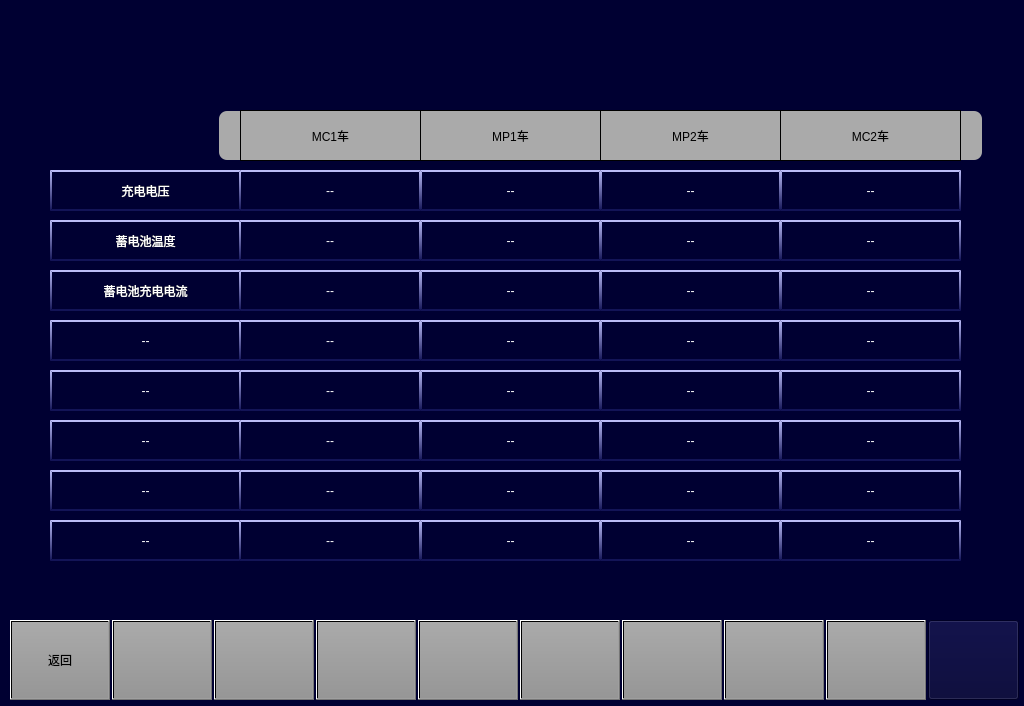
<?xml version="1.0" encoding="UTF-8"?>
<ui version="4.0">
 <class>MaintainceBatterySubsystemPage</class>
 <widget class="QWidget" name="MaintainceBatterySubsystemPage">
  <property name="geometry">
   <rect>
    <x>0</x>
    <y>0</y>
    <width>1024</width>
    <height>706</height>
   </rect>
  </property>
  <property name="windowTitle">
   <string>Form</string>
  </property>
  <property name="styleSheet">
   <string notr="true">background-color: rgb(0, 0, 50);</string>
  </property>
  <widget class="QLabel" name="line3_2">
   <property name="geometry">
    <rect>
     <x>420</x>
     <y>270</y>
     <width>181</width>
     <height>41</height>
    </rect>
   </property>
   <property name="styleSheet">
    <string notr="true">border-top:2px solid rgb(187,188,247);
background-color: rgb(0, 0, 50);
border-left: 2px solid qlineargradient(x1:0, y1:0, x2:0, y2:1,stop:0 rgb(187,188,247) , stop:1 rgb(19,20,87));
border-right: 2px solid qlineargradient(x1:0, y1:0, x2:0, y2:1,stop:0 rgb(187,188,247) , stop:1 rgb(19,20,87));
border-bottom:2px solid  rgb(19,20,87);
font:16px &quot;微软雅黑&quot; ;
color: rgb(255, 255, 255);</string>
   </property>
   <property name="text">
    <string>--</string>
   </property>
   <property name="alignment">
    <set>Qt::AlignCenter</set>
   </property>
  </widget>
  <widget class="QLabel" name="label">
   <property name="geometry">
    <rect>
     <x>219</x>
     <y>111</y>
     <width>21</width>
     <height>49</height>
    </rect>
   </property>
   <property name="styleSheet">
    <string notr="true">background-color:rgb(170,170,170);
border-top-left-radius:8px;
border-bottom-left-radius:8px;</string>
   </property>
   <property name="text">
    <string/>
   </property>
  </widget>
  <widget class="QLabel" name="line5_2">
   <property name="geometry">
    <rect>
     <x>420</x>
     <y>370</y>
     <width>181</width>
     <height>41</height>
    </rect>
   </property>
   <property name="styleSheet">
    <string notr="true">border-top:2px solid rgb(187,188,247);
background-color: rgb(0, 0, 50);
border-left: 2px solid qlineargradient(x1:0, y1:0, x2:0, y2:1,stop:0 rgb(187,188,247) , stop:1 rgb(19,20,87));
border-right: 2px solid qlineargradient(x1:0, y1:0, x2:0, y2:1,stop:0 rgb(187,188,247) , stop:1 rgb(19,20,87));
border-bottom:2px solid  rgb(19,20,87);
font:16px &quot;微软雅黑&quot; ;
color: rgb(255, 255, 255);</string>
   </property>
   <property name="text">
    <string>--</string>
   </property>
   <property name="alignment">
    <set>Qt::AlignCenter</set>
   </property>
  </widget>
  <widget class="QLabel" name="line6_3">
   <property name="geometry">
    <rect>
     <x>600</x>
     <y>420</y>
     <width>181</width>
     <height>41</height>
    </rect>
   </property>
   <property name="styleSheet">
    <string notr="true">border-top:2px solid rgb(187,188,247);
background-color: rgb(0, 0, 50);
border-left: 2px solid qlineargradient(x1:0, y1:0, x2:0, y2:1,stop:0 rgb(187,188,247) , stop:1 rgb(19,20,87));
border-right: 2px solid qlineargradient(x1:0, y1:0, x2:0, y2:1,stop:0 rgb(187,188,247) , stop:1 rgb(19,20,87));
border-bottom:2px solid  rgb(19,20,87);
font:16px &quot;微软雅黑&quot; ;
color: rgb(255, 255, 255);</string>
   </property>
   <property name="text">
    <string>--</string>
   </property>
   <property name="alignment">
    <set>Qt::AlignCenter</set>
   </property>
  </widget>
  <widget class="QPushButton" name="BTNHome">
   <property name="geometry">
    <rect>
     <x>928</x>
     <y>620</y>
     <width>91</width>
     <height>80</height>
    </rect>
   </property>
   <property name="focusPolicy">
    <enum>Qt::NoFocus</enum>
   </property>
   <property name="styleSheet">
    <string notr="true">border-image: url(:/images/image/Home.png);</string>
   </property>
   <property name="text">
    <string/>
   </property>
  </widget>
  <widget class="QLabel" name="line6_2">
   <property name="geometry">
    <rect>
     <x>420</x>
     <y>420</y>
     <width>181</width>
     <height>41</height>
    </rect>
   </property>
   <property name="styleSheet">
    <string notr="true">border-top:2px solid rgb(187,188,247);
background-color: rgb(0, 0, 50);
border-left: 2px solid qlineargradient(x1:0, y1:0, x2:0, y2:1,stop:0 rgb(187,188,247) , stop:1 rgb(19,20,87));
border-right: 2px solid qlineargradient(x1:0, y1:0, x2:0, y2:1,stop:0 rgb(187,188,247) , stop:1 rgb(19,20,87));
border-bottom:2px solid  rgb(19,20,87);
font:16px &quot;微软雅黑&quot; ;
color: rgb(255, 255, 255);</string>
   </property>
   <property name="text">
    <string>--</string>
   </property>
   <property name="alignment">
    <set>Qt::AlignCenter</set>
   </property>
  </widget>
  <widget class="QLabel" name="line3_3">
   <property name="geometry">
    <rect>
     <x>600</x>
     <y>270</y>
     <width>181</width>
     <height>41</height>
    </rect>
   </property>
   <property name="styleSheet">
    <string notr="true">border-top:2px solid rgb(187,188,247);
background-color: rgb(0, 0, 50);
border-left: 2px solid qlineargradient(x1:0, y1:0, x2:0, y2:1,stop:0 rgb(187,188,247) , stop:1 rgb(19,20,87));
border-right: 2px solid qlineargradient(x1:0, y1:0, x2:0, y2:1,stop:0 rgb(187,188,247) , stop:1 rgb(19,20,87));
border-bottom:2px solid  rgb(19,20,87);
font:16px &quot;微软雅黑&quot; ;
color: rgb(255, 255, 255);</string>
   </property>
   <property name="text">
    <string>--</string>
   </property>
   <property name="alignment">
    <set>Qt::AlignCenter</set>
   </property>
  </widget>
  <widget class="QLabel" name="line5_3">
   <property name="geometry">
    <rect>
     <x>600</x>
     <y>370</y>
     <width>181</width>
     <height>41</height>
    </rect>
   </property>
   <property name="styleSheet">
    <string notr="true">border-top:2px solid rgb(187,188,247);
background-color: rgb(0, 0, 50);
border-left: 2px solid qlineargradient(x1:0, y1:0, x2:0, y2:1,stop:0 rgb(187,188,247) , stop:1 rgb(19,20,87));
border-right: 2px solid qlineargradient(x1:0, y1:0, x2:0, y2:1,stop:0 rgb(187,188,247) , stop:1 rgb(19,20,87));
border-bottom:2px solid  rgb(19,20,87);
font:16px &quot;微软雅黑&quot; ;
color: rgb(255, 255, 255);</string>
   </property>
   <property name="text">
    <string>--</string>
   </property>
   <property name="alignment">
    <set>Qt::AlignCenter</set>
   </property>
  </widget>
  <widget class="QLabel" name="LBLTC1">
   <property name="geometry">
    <rect>
     <x>240</x>
     <y>110</y>
     <width>181</width>
     <height>51</height>
    </rect>
   </property>
   <property name="styleSheet">
    <string notr="true">background-color:rgb(170,170,170);
border:1px solid black;
font:20px &quot;微软雅黑&quot;;</string>
   </property>
   <property name="text">
    <string>MC1车</string>
   </property>
   <property name="alignment">
    <set>Qt::AlignCenter</set>
   </property>
  </widget>
  <widget class="QLabel" name="line1_3">
   <property name="geometry">
    <rect>
     <x>600</x>
     <y>170</y>
     <width>181</width>
     <height>41</height>
    </rect>
   </property>
   <property name="styleSheet">
    <string notr="true">border-top:2px solid rgb(187,188,247);
background-color: rgb(0, 0, 50);
border-left: 2px solid qlineargradient(x1:0, y1:0, x2:0, y2:1,stop:0 rgb(187,188,247) , stop:1 rgb(19,20,87));
border-right: 2px solid qlineargradient(x1:0, y1:0, x2:0, y2:1,stop:0 rgb(187,188,247) , stop:1 rgb(19,20,87));
border-bottom:2px solid  rgb(19,20,87);
font:16px &quot;微软雅黑&quot; ;
color: rgb(255, 255, 255);</string>
   </property>
   <property name="text">
    <string>--</string>
   </property>
   <property name="alignment">
    <set>Qt::AlignCenter</set>
   </property>
  </widget>
  <widget class="QLabel" name="line7_2">
   <property name="geometry">
    <rect>
     <x>420</x>
     <y>470</y>
     <width>181</width>
     <height>41</height>
    </rect>
   </property>
   <property name="styleSheet">
    <string notr="true">border-top:2px solid rgb(187,188,247);
background-color: rgb(0, 0, 50);
border-left: 2px solid qlineargradient(x1:0, y1:0, x2:0, y2:1,stop:0 rgb(187,188,247) , stop:1 rgb(19,20,87));
border-right: 2px solid qlineargradient(x1:0, y1:0, x2:0, y2:1,stop:0 rgb(187,188,247) , stop:1 rgb(19,20,87));
border-bottom:2px solid  rgb(19,20,87);
font:16px &quot;微软雅黑&quot; ;
color: rgb(255, 255, 255);</string>
   </property>
   <property name="text">
    <string>--</string>
   </property>
   <property name="alignment">
    <set>Qt::AlignCenter</set>
   </property>
  </widget>
  <widget class="QLabel" name="line2_name">
   <property name="geometry">
    <rect>
     <x>50</x>
     <y>220</y>
     <width>191</width>
     <height>41</height>
    </rect>
   </property>
   <property name="styleSheet">
    <string notr="true">border-top:2px solid rgb(187,188,247);
background-color: rgb(0, 0, 50);
border-left: 2px solid qlineargradient(x1:0, y1:0, x2:0, y2:1,stop:0 rgb(187,188,247) , stop:1 rgb(19,20,87));
border-right: 2px solid qlineargradient(x1:0, y1:0, x2:0, y2:1,stop:0 rgb(187,188,247) , stop:1 rgb(19,20,87));
border-bottom:2px solid  rgb(19,20,87);
font:16px &quot;微软雅黑&quot; ;
color: rgb(255, 255, 255);</string>
   </property>
   <property name="text">
    <string>蓄电池温度</string>
   </property>
   <property name="alignment">
    <set>Qt::AlignCenter</set>
   </property>
  </widget>
  <widget class="QLabel" name="line8_name">
   <property name="geometry">
    <rect>
     <x>50</x>
     <y>520</y>
     <width>191</width>
     <height>41</height>
    </rect>
   </property>
   <property name="styleSheet">
    <string notr="true">border-top:2px solid rgb(187,188,247);
background-color: rgb(0, 0, 50);
border-left: 2px solid qlineargradient(x1:0, y1:0, x2:0, y2:1,stop:0 rgb(187,188,247) , stop:1 rgb(19,20,87));
border-right: 2px solid qlineargradient(x1:0, y1:0, x2:0, y2:1,stop:0 rgb(187,188,247) , stop:1 rgb(19,20,87));
border-bottom:2px solid  rgb(19,20,87);
font:16px &quot;微软雅黑&quot; ;
color: rgb(255, 255, 255);</string>
   </property>
   <property name="text">
    <string>--</string>
   </property>
   <property name="alignment">
    <set>Qt::AlignCenter</set>
   </property>
  </widget>
  <widget class="QLabel" name="line2_4">
   <property name="geometry">
    <rect>
     <x>780</x>
     <y>220</y>
     <width>181</width>
     <height>41</height>
    </rect>
   </property>
   <property name="styleSheet">
    <string notr="true">border-top:2px solid rgb(187,188,247);
background-color: rgb(0, 0, 50);
border-left: 2px solid qlineargradient(x1:0, y1:0, x2:0, y2:1,stop:0 rgb(187,188,247) , stop:1 rgb(19,20,87));
border-right: 2px solid qlineargradient(x1:0, y1:0, x2:0, y2:1,stop:0 rgb(187,188,247) , stop:1 rgb(19,20,87));
border-bottom:2px solid  rgb(19,20,87);
font:16px &quot;微软雅黑&quot; ;
color: rgb(255, 255, 255);</string>
   </property>
   <property name="text">
    <string>--</string>
   </property>
   <property name="alignment">
    <set>Qt::AlignCenter</set>
   </property>
  </widget>
  <widget class="QLabel" name="line1_4">
   <property name="geometry">
    <rect>
     <x>780</x>
     <y>170</y>
     <width>181</width>
     <height>41</height>
    </rect>
   </property>
   <property name="styleSheet">
    <string notr="true">border-top:2px solid rgb(187,188,247);
background-color: rgb(0, 0, 50);
border-left: 2px solid qlineargradient(x1:0, y1:0, x2:0, y2:1,stop:0 rgb(187,188,247) , stop:1 rgb(19,20,87));
border-right: 2px solid qlineargradient(x1:0, y1:0, x2:0, y2:1,stop:0 rgb(187,188,247) , stop:1 rgb(19,20,87));
border-bottom:2px solid  rgb(19,20,87);
font:16px &quot;微软雅黑&quot; ;
color: rgb(255, 255, 255);</string>
   </property>
   <property name="text">
    <string>--</string>
   </property>
   <property name="alignment">
    <set>Qt::AlignCenter</set>
   </property>
  </widget>
  <widget class="QLabel" name="line7_1">
   <property name="geometry">
    <rect>
     <x>239</x>
     <y>470</y>
     <width>182</width>
     <height>41</height>
    </rect>
   </property>
   <property name="styleSheet">
    <string notr="true">border-top:2px solid rgb(187,188,247);
background-color: rgb(0, 0, 50);
border-left: 2px solid qlineargradient(x1:0, y1:0, x2:0, y2:1,stop:0 rgb(187,188,247) , stop:1 rgb(19,20,87));
border-right: 2px solid qlineargradient(x1:0, y1:0, x2:0, y2:1,stop:0 rgb(187,188,247) , stop:1 rgb(19,20,87));
border-bottom:2px solid  rgb(19,20,87);
font:16px &quot;微软雅黑&quot; ;
color: rgb(255, 255, 255);</string>
   </property>
   <property name="text">
    <string>--</string>
   </property>
   <property name="alignment">
    <set>Qt::AlignCenter</set>
   </property>
  </widget>
  <widget class="QLabel" name="line3_1">
   <property name="geometry">
    <rect>
     <x>239</x>
     <y>270</y>
     <width>182</width>
     <height>41</height>
    </rect>
   </property>
   <property name="styleSheet">
    <string notr="true">border-top:2px solid rgb(187,188,247);
background-color: rgb(0, 0, 50);
border-left: 2px solid qlineargradient(x1:0, y1:0, x2:0, y2:1,stop:0 rgb(187,188,247) , stop:1 rgb(19,20,87));
border-right: 2px solid qlineargradient(x1:0, y1:0, x2:0, y2:1,stop:0 rgb(187,188,247) , stop:1 rgb(19,20,87));
border-bottom:2px solid  rgb(19,20,87);
font:16px &quot;微软雅黑&quot; ;
color: rgb(255, 255, 255);</string>
   </property>
   <property name="text">
    <string>--</string>
   </property>
   <property name="alignment">
    <set>Qt::AlignCenter</set>
   </property>
  </widget>
  <widget class="QLabel" name="line6_1">
   <property name="geometry">
    <rect>
     <x>239</x>
     <y>420</y>
     <width>182</width>
     <height>41</height>
    </rect>
   </property>
   <property name="styleSheet">
    <string notr="true">border-top:2px solid rgb(187,188,247);
background-color: rgb(0, 0, 50);
border-left: 2px solid qlineargradient(x1:0, y1:0, x2:0, y2:1,stop:0 rgb(187,188,247) , stop:1 rgb(19,20,87));
border-right: 2px solid qlineargradient(x1:0, y1:0, x2:0, y2:1,stop:0 rgb(187,188,247) , stop:1 rgb(19,20,87));
border-bottom:2px solid  rgb(19,20,87);
font:16px &quot;微软雅黑&quot; ;
color: rgb(255, 255, 255);</string>
   </property>
   <property name="text">
    <string>--</string>
   </property>
   <property name="alignment">
    <set>Qt::AlignCenter</set>
   </property>
  </widget>
  <widget class="QLabel" name="line7_3">
   <property name="geometry">
    <rect>
     <x>600</x>
     <y>470</y>
     <width>181</width>
     <height>41</height>
    </rect>
   </property>
   <property name="styleSheet">
    <string notr="true">border-top:2px solid rgb(187,188,247);
background-color: rgb(0, 0, 50);
border-left: 2px solid qlineargradient(x1:0, y1:0, x2:0, y2:1,stop:0 rgb(187,188,247) , stop:1 rgb(19,20,87));
border-right: 2px solid qlineargradient(x1:0, y1:0, x2:0, y2:1,stop:0 rgb(187,188,247) , stop:1 rgb(19,20,87));
border-bottom:2px solid  rgb(19,20,87);
font:16px &quot;微软雅黑&quot; ;
color: rgb(255, 255, 255);</string>
   </property>
   <property name="text">
    <string>--</string>
   </property>
   <property name="alignment">
    <set>Qt::AlignCenter</set>
   </property>
  </widget>
  <widget class="QLabel" name="line8_3">
   <property name="geometry">
    <rect>
     <x>600</x>
     <y>520</y>
     <width>181</width>
     <height>41</height>
    </rect>
   </property>
   <property name="styleSheet">
    <string notr="true">border-top:2px solid rgb(187,188,247);
background-color: rgb(0, 0, 50);
border-left: 2px solid qlineargradient(x1:0, y1:0, x2:0, y2:1,stop:0 rgb(187,188,247) , stop:1 rgb(19,20,87));
border-right: 2px solid qlineargradient(x1:0, y1:0, x2:0, y2:1,stop:0 rgb(187,188,247) , stop:1 rgb(19,20,87));
border-bottom:2px solid  rgb(19,20,87);
font:16px &quot;微软雅黑&quot; ;
color: rgb(255, 255, 255);</string>
   </property>
   <property name="text">
    <string>--</string>
   </property>
   <property name="alignment">
    <set>Qt::AlignCenter</set>
   </property>
  </widget>
  <widget class="QPushButton" name="BTN4">
   <property name="geometry">
    <rect>
     <x>316</x>
     <y>620</y>
     <width>100</width>
     <height>80</height>
    </rect>
   </property>
   <property name="focusPolicy">
    <enum>Qt::NoFocus</enum>
   </property>
   <property name="styleSheet">
    <string notr="true">	font: 20px, &quot;微软雅黑&quot;;
    color: black;
	transparent;background:qlineargradient(spread:pad,x1:0,y1:0,x2:0,y2:1,stop:0 rgba(170,170,170,255),stop:1 rgba(150,150,150,255));
</string>
   </property>
   <property name="text">
    <string/>
   </property>
  </widget>
  <widget class="QLabel" name="line5_1">
   <property name="geometry">
    <rect>
     <x>239</x>
     <y>370</y>
     <width>182</width>
     <height>41</height>
    </rect>
   </property>
   <property name="styleSheet">
    <string notr="true">border-top:2px solid rgb(187,188,247);
background-color: rgb(0, 0, 50);
border-left: 2px solid qlineargradient(x1:0, y1:0, x2:0, y2:1,stop:0 rgb(187,188,247) , stop:1 rgb(19,20,87));
border-right: 2px solid qlineargradient(x1:0, y1:0, x2:0, y2:1,stop:0 rgb(187,188,247) , stop:1 rgb(19,20,87));
border-bottom:2px solid  rgb(19,20,87);
font:16px &quot;微软雅黑&quot; ;
color: rgb(255, 255, 255);</string>
   </property>
   <property name="text">
    <string>--</string>
   </property>
   <property name="alignment">
    <set>Qt::AlignCenter</set>
   </property>
  </widget>
  <widget class="QLabel" name="line8_1">
   <property name="geometry">
    <rect>
     <x>239</x>
     <y>520</y>
     <width>182</width>
     <height>41</height>
    </rect>
   </property>
   <property name="styleSheet">
    <string notr="true">border-top:2px solid rgb(187,188,247);
background-color: rgb(0, 0, 50);
border-left: 2px solid qlineargradient(x1:0, y1:0, x2:0, y2:1,stop:0 rgb(187,188,247) , stop:1 rgb(19,20,87));
border-right: 2px solid qlineargradient(x1:0, y1:0, x2:0, y2:1,stop:0 rgb(187,188,247) , stop:1 rgb(19,20,87));
border-bottom:2px solid  rgb(19,20,87);
font:16px &quot;微软雅黑&quot; ;
color: rgb(255, 255, 255);</string>
   </property>
   <property name="text">
    <string>--</string>
   </property>
   <property name="alignment">
    <set>Qt::AlignCenter</set>
   </property>
  </widget>
  <widget class="QLabel" name="line4_3">
   <property name="geometry">
    <rect>
     <x>600</x>
     <y>320</y>
     <width>181</width>
     <height>41</height>
    </rect>
   </property>
   <property name="styleSheet">
    <string notr="true">border-top:2px solid rgb(187,188,247);
background-color: rgb(0, 0, 50);
border-left: 2px solid qlineargradient(x1:0, y1:0, x2:0, y2:1,stop:0 rgb(187,188,247) , stop:1 rgb(19,20,87));
border-right: 2px solid qlineargradient(x1:0, y1:0, x2:0, y2:1,stop:0 rgb(187,188,247) , stop:1 rgb(19,20,87));
border-bottom:2px solid  rgb(19,20,87);
font:16px &quot;微软雅黑&quot; ;
color: rgb(255, 255, 255);</string>
   </property>
   <property name="text">
    <string>--</string>
   </property>
   <property name="alignment">
    <set>Qt::AlignCenter</set>
   </property>
  </widget>
  <widget class="QLabel" name="line2_2">
   <property name="geometry">
    <rect>
     <x>420</x>
     <y>220</y>
     <width>181</width>
     <height>41</height>
    </rect>
   </property>
   <property name="styleSheet">
    <string notr="true">border-top:2px solid rgb(187,188,247);
background-color: rgb(0, 0, 50);
border-left: 2px solid qlineargradient(x1:0, y1:0, x2:0, y2:1,stop:0 rgb(187,188,247) , stop:1 rgb(19,20,87));
border-right: 2px solid qlineargradient(x1:0, y1:0, x2:0, y2:1,stop:0 rgb(187,188,247) , stop:1 rgb(19,20,87));
border-bottom:2px solid  rgb(19,20,87);
font:16px &quot;微软雅黑&quot; ;
color: rgb(255, 255, 255);</string>
   </property>
   <property name="text">
    <string>--</string>
   </property>
   <property name="alignment">
    <set>Qt::AlignCenter</set>
   </property>
  </widget>
  <widget class="QLabel" name="line1_1">
   <property name="geometry">
    <rect>
     <x>239</x>
     <y>170</y>
     <width>182</width>
     <height>41</height>
    </rect>
   </property>
   <property name="styleSheet">
    <string notr="true">border-top:2px solid rgb(187,188,247);
background-color: rgb(0, 0, 50);
border-left: 2px solid qlineargradient(x1:0, y1:0, x2:0, y2:1,stop:0 rgb(187,188,247) , stop:1 rgb(19,20,87));
border-right: 2px solid qlineargradient(x1:0, y1:0, x2:0, y2:1,stop:0 rgb(187,188,247) , stop:1 rgb(19,20,87));
border-bottom:2px solid  rgb(19,20,87);
font:16px &quot;微软雅黑&quot; ;
color: rgb(255, 255, 255);</string>
   </property>
   <property name="text">
    <string>--</string>
   </property>
   <property name="alignment">
    <set>Qt::AlignCenter</set>
   </property>
  </widget>
  <widget class="QLabel" name="label_2">
   <property name="geometry">
    <rect>
     <x>961</x>
     <y>111</y>
     <width>21</width>
     <height>49</height>
    </rect>
   </property>
   <property name="styleSheet">
    <string notr="true">background-color:rgb(170,170,170);
border-top-right-radius:8px;
border-bottom-right-radius:8px;</string>
   </property>
   <property name="text">
    <string/>
   </property>
  </widget>
  <widget class="QLabel" name="line4_name">
   <property name="geometry">
    <rect>
     <x>50</x>
     <y>320</y>
     <width>191</width>
     <height>41</height>
    </rect>
   </property>
   <property name="styleSheet">
    <string notr="true">border-top:2px solid rgb(187,188,247);
background-color: rgb(0, 0, 50);
border-left: 2px solid qlineargradient(x1:0, y1:0, x2:0, y2:1,stop:0 rgb(187,188,247) , stop:1 rgb(19,20,87));
border-right: 2px solid qlineargradient(x1:0, y1:0, x2:0, y2:1,stop:0 rgb(187,188,247) , stop:1 rgb(19,20,87));
border-bottom:2px solid  rgb(19,20,87);
font:16px &quot;微软雅黑&quot; ;
color: rgb(255, 255, 255);</string>
   </property>
   <property name="text">
    <string>--</string>
   </property>
   <property name="alignment">
    <set>Qt::AlignCenter</set>
   </property>
  </widget>
  <widget class="QLabel" name="line2_1">
   <property name="geometry">
    <rect>
     <x>239</x>
     <y>220</y>
     <width>182</width>
     <height>41</height>
    </rect>
   </property>
   <property name="styleSheet">
    <string notr="true">border-top:2px solid rgb(187,188,247);
background-color: rgb(0, 0, 50);
border-left: 2px solid qlineargradient(x1:0, y1:0, x2:0, y2:1,stop:0 rgb(187,188,247) , stop:1 rgb(19,20,87));
border-right: 2px solid qlineargradient(x1:0, y1:0, x2:0, y2:1,stop:0 rgb(187,188,247) , stop:1 rgb(19,20,87));
border-bottom:2px solid  rgb(19,20,87);
font:16px &quot;微软雅黑&quot; ;
color: rgb(255, 255, 255);</string>
   </property>
   <property name="text">
    <string>--</string>
   </property>
   <property name="alignment">
    <set>Qt::AlignCenter</set>
   </property>
  </widget>
  <widget class="QLabel" name="line3_name">
   <property name="geometry">
    <rect>
     <x>50</x>
     <y>270</y>
     <width>191</width>
     <height>41</height>
    </rect>
   </property>
   <property name="styleSheet">
    <string notr="true">border-top:2px solid rgb(187,188,247);
background-color: rgb(0, 0, 50);
border-left: 2px solid qlineargradient(x1:0, y1:0, x2:0, y2:1,stop:0 rgb(187,188,247) , stop:1 rgb(19,20,87));
border-right: 2px solid qlineargradient(x1:0, y1:0, x2:0, y2:1,stop:0 rgb(187,188,247) , stop:1 rgb(19,20,87));
border-bottom:2px solid  rgb(19,20,87);
font:16px &quot;微软雅黑&quot; ;
color: rgb(255, 255, 255);</string>
   </property>
   <property name="text">
    <string>蓄电池充电电流</string>
   </property>
   <property name="alignment">
    <set>Qt::AlignCenter</set>
   </property>
  </widget>
  <widget class="QLabel" name="line8_2">
   <property name="geometry">
    <rect>
     <x>420</x>
     <y>520</y>
     <width>181</width>
     <height>41</height>
    </rect>
   </property>
   <property name="styleSheet">
    <string notr="true">border-top:2px solid rgb(187,188,247);
background-color: rgb(0, 0, 50);
border-left: 2px solid qlineargradient(x1:0, y1:0, x2:0, y2:1,stop:0 rgb(187,188,247) , stop:1 rgb(19,20,87));
border-right: 2px solid qlineargradient(x1:0, y1:0, x2:0, y2:1,stop:0 rgb(187,188,247) , stop:1 rgb(19,20,87));
border-bottom:2px solid  rgb(19,20,87);
font:16px &quot;微软雅黑&quot; ;
color: rgb(255, 255, 255);</string>
   </property>
   <property name="text">
    <string>--</string>
   </property>
   <property name="alignment">
    <set>Qt::AlignCenter</set>
   </property>
  </widget>
  <widget class="QPushButton" name="BTN6">
   <property name="geometry">
    <rect>
     <x>520</x>
     <y>620</y>
     <width>100</width>
     <height>80</height>
    </rect>
   </property>
   <property name="focusPolicy">
    <enum>Qt::NoFocus</enum>
   </property>
   <property name="styleSheet">
    <string notr="true">	font: 20px, &quot;微软雅黑&quot;;
    color: black;
	transparent;background:qlineargradient(spread:pad,x1:0,y1:0,x2:0,y2:1,stop:0 rgba(170,170,170,255),stop:1 rgba(150,150,150,255));
</string>
   </property>
   <property name="text">
    <string/>
   </property>
  </widget>
  <widget class="QLabel" name="line6_name">
   <property name="geometry">
    <rect>
     <x>50</x>
     <y>420</y>
     <width>191</width>
     <height>41</height>
    </rect>
   </property>
   <property name="styleSheet">
    <string notr="true">border-top:2px solid rgb(187,188,247);
background-color: rgb(0, 0, 50);
border-left: 2px solid qlineargradient(x1:0, y1:0, x2:0, y2:1,stop:0 rgb(187,188,247) , stop:1 rgb(19,20,87));
border-right: 2px solid qlineargradient(x1:0, y1:0, x2:0, y2:1,stop:0 rgb(187,188,247) , stop:1 rgb(19,20,87));
border-bottom:2px solid  rgb(19,20,87);
font:16px &quot;微软雅黑&quot; ;
color: rgb(255, 255, 255);</string>
   </property>
   <property name="text">
    <string>--</string>
   </property>
   <property name="alignment">
    <set>Qt::AlignCenter</set>
   </property>
  </widget>
  <widget class="QPushButton" name="BTN3">
   <property name="geometry">
    <rect>
     <x>214</x>
     <y>620</y>
     <width>100</width>
     <height>80</height>
    </rect>
   </property>
   <property name="focusPolicy">
    <enum>Qt::NoFocus</enum>
   </property>
   <property name="styleSheet">
    <string notr="true">	font: 20px, &quot;微软雅黑&quot;;
    color: black;
	transparent;background:qlineargradient(spread:pad,x1:0,y1:0,x2:0,y2:1,stop:0 rgba(170,170,170,255),stop:1 rgba(150,150,150,255));
</string>
   </property>
   <property name="text">
    <string/>
   </property>
  </widget>
  <widget class="QLabel" name="line6_4">
   <property name="geometry">
    <rect>
     <x>780</x>
     <y>420</y>
     <width>181</width>
     <height>41</height>
    </rect>
   </property>
   <property name="styleSheet">
    <string notr="true">border-top:2px solid rgb(187,188,247);
background-color: rgb(0, 0, 50);
border-left: 2px solid qlineargradient(x1:0, y1:0, x2:0, y2:1,stop:0 rgb(187,188,247) , stop:1 rgb(19,20,87));
border-right: 2px solid qlineargradient(x1:0, y1:0, x2:0, y2:1,stop:0 rgb(187,188,247) , stop:1 rgb(19,20,87));
border-bottom:2px solid  rgb(19,20,87);
font:16px &quot;微软雅黑&quot; ;
color: rgb(255, 255, 255);</string>
   </property>
   <property name="text">
    <string>--</string>
   </property>
   <property name="alignment">
    <set>Qt::AlignCenter</set>
   </property>
  </widget>
  <widget class="QLabel" name="line8_4">
   <property name="geometry">
    <rect>
     <x>780</x>
     <y>520</y>
     <width>181</width>
     <height>41</height>
    </rect>
   </property>
   <property name="styleSheet">
    <string notr="true">border-top:2px solid rgb(187,188,247);
background-color: rgb(0, 0, 50);
border-left: 2px solid qlineargradient(x1:0, y1:0, x2:0, y2:1,stop:0 rgb(187,188,247) , stop:1 rgb(19,20,87));
border-right: 2px solid qlineargradient(x1:0, y1:0, x2:0, y2:1,stop:0 rgb(187,188,247) , stop:1 rgb(19,20,87));
border-bottom:2px solid  rgb(19,20,87);
font:16px &quot;微软雅黑&quot; ;
color: rgb(255, 255, 255);</string>
   </property>
   <property name="text">
    <string>--</string>
   </property>
   <property name="alignment">
    <set>Qt::AlignCenter</set>
   </property>
  </widget>
  <widget class="QLabel" name="line7_4">
   <property name="geometry">
    <rect>
     <x>780</x>
     <y>470</y>
     <width>181</width>
     <height>41</height>
    </rect>
   </property>
   <property name="styleSheet">
    <string notr="true">border-top:2px solid rgb(187,188,247);
background-color: rgb(0, 0, 50);
border-left: 2px solid qlineargradient(x1:0, y1:0, x2:0, y2:1,stop:0 rgb(187,188,247) , stop:1 rgb(19,20,87));
border-right: 2px solid qlineargradient(x1:0, y1:0, x2:0, y2:1,stop:0 rgb(187,188,247) , stop:1 rgb(19,20,87));
border-bottom:2px solid  rgb(19,20,87);
font:16px &quot;微软雅黑&quot; ;
color: rgb(255, 255, 255);</string>
   </property>
   <property name="text">
    <string>--</string>
   </property>
   <property name="alignment">
    <set>Qt::AlignCenter</set>
   </property>
  </widget>
  <widget class="QLabel" name="line7_name">
   <property name="geometry">
    <rect>
     <x>50</x>
     <y>470</y>
     <width>191</width>
     <height>41</height>
    </rect>
   </property>
   <property name="styleSheet">
    <string notr="true">border-top:2px solid rgb(187,188,247);
background-color: rgb(0, 0, 50);
border-left: 2px solid qlineargradient(x1:0, y1:0, x2:0, y2:1,stop:0 rgb(187,188,247) , stop:1 rgb(19,20,87));
border-right: 2px solid qlineargradient(x1:0, y1:0, x2:0, y2:1,stop:0 rgb(187,188,247) , stop:1 rgb(19,20,87));
border-bottom:2px solid  rgb(19,20,87);
font:16px &quot;微软雅黑&quot; ;
color: rgb(255, 255, 255);</string>
   </property>
   <property name="text">
    <string>--</string>
   </property>
   <property name="alignment">
    <set>Qt::AlignCenter</set>
   </property>
  </widget>
  <widget class="QPushButton" name="BTN9">
   <property name="geometry">
    <rect>
     <x>826</x>
     <y>620</y>
     <width>100</width>
     <height>80</height>
    </rect>
   </property>
   <property name="focusPolicy">
    <enum>Qt::NoFocus</enum>
   </property>
   <property name="styleSheet">
    <string notr="true">	font: 20px, &quot;微软雅黑&quot;;
    color: black;
	transparent;background:qlineargradient(spread:pad,x1:0,y1:0,x2:0,y2:1,stop:0 rgba(170,170,170,255),stop:1 rgba(150,150,150,255));
</string>
   </property>
   <property name="text">
    <string/>
   </property>
  </widget>
  <widget class="QLabel" name="line1_name">
   <property name="geometry">
    <rect>
     <x>50</x>
     <y>170</y>
     <width>191</width>
     <height>41</height>
    </rect>
   </property>
   <property name="styleSheet">
    <string notr="true">border-top:2px solid rgb(187,188,247);
background-color: rgb(0, 0, 50);
border-left: 2px solid qlineargradient(x1:0, y1:0, x2:0, y2:1,stop:0 rgb(187,188,247) , stop:1 rgb(19,20,87));
border-right: 2px solid qlineargradient(x1:0, y1:0, x2:0, y2:1,stop:0 rgb(187,188,247) , stop:1 rgb(19,20,87));
border-bottom:2px solid  rgb(19,20,87);
font:16px &quot;微软雅黑&quot; ;
color: rgb(255, 255, 255);</string>
   </property>
   <property name="text">
    <string>充电电压</string>
   </property>
   <property name="alignment">
    <set>Qt::AlignCenter</set>
   </property>
  </widget>
  <widget class="QLabel" name="LBLMp1">
   <property name="geometry">
    <rect>
     <x>420</x>
     <y>110</y>
     <width>181</width>
     <height>51</height>
    </rect>
   </property>
   <property name="styleSheet">
    <string notr="true">background-color:rgb(170,170,170);
border:1px solid black;
font:20px &quot;微软雅黑&quot;;</string>
   </property>
   <property name="text">
    <string>MP1车</string>
   </property>
   <property name="alignment">
    <set>Qt::AlignCenter</set>
   </property>
  </widget>
  <widget class="QLabel" name="line4_4">
   <property name="geometry">
    <rect>
     <x>780</x>
     <y>320</y>
     <width>181</width>
     <height>41</height>
    </rect>
   </property>
   <property name="styleSheet">
    <string notr="true">border-top:2px solid rgb(187,188,247);
background-color: rgb(0, 0, 50);
border-left: 2px solid qlineargradient(x1:0, y1:0, x2:0, y2:1,stop:0 rgb(187,188,247) , stop:1 rgb(19,20,87));
border-right: 2px solid qlineargradient(x1:0, y1:0, x2:0, y2:1,stop:0 rgb(187,188,247) , stop:1 rgb(19,20,87));
border-bottom:2px solid  rgb(19,20,87);
font:16px &quot;微软雅黑&quot; ;
color: rgb(255, 255, 255);</string>
   </property>
   <property name="text">
    <string>--</string>
   </property>
   <property name="alignment">
    <set>Qt::AlignCenter</set>
   </property>
  </widget>
  <widget class="QPushButton" name="BTN7">
   <property name="geometry">
    <rect>
     <x>622</x>
     <y>620</y>
     <width>100</width>
     <height>80</height>
    </rect>
   </property>
   <property name="focusPolicy">
    <enum>Qt::NoFocus</enum>
   </property>
   <property name="styleSheet">
    <string notr="true">	font: 20px, &quot;微软雅黑&quot;;
    color: black;
	transparent;background:qlineargradient(spread:pad,x1:0,y1:0,x2:0,y2:1,stop:0 rgba(170,170,170,255),stop:1 rgba(150,150,150,255));
</string>
   </property>
   <property name="text">
    <string/>
   </property>
  </widget>
  <widget class="QLabel" name="LBLM2">
   <property name="geometry">
    <rect>
     <x>780</x>
     <y>110</y>
     <width>181</width>
     <height>51</height>
    </rect>
   </property>
   <property name="styleSheet">
    <string notr="true">background-color:rgb(170,170,170);
border:1px solid black;
font:20px &quot;微软雅黑&quot;;</string>
   </property>
   <property name="text">
    <string>MC2车</string>
   </property>
   <property name="alignment">
    <set>Qt::AlignCenter</set>
   </property>
  </widget>
  <widget class="QLabel" name="line1_2">
   <property name="geometry">
    <rect>
     <x>420</x>
     <y>170</y>
     <width>181</width>
     <height>41</height>
    </rect>
   </property>
   <property name="styleSheet">
    <string notr="true">border-top:2px solid rgb(187,188,247);
background-color: rgb(0, 0, 50);
border-left: 2px solid qlineargradient(x1:0, y1:0, x2:0, y2:1,stop:0 rgb(187,188,247) , stop:1 rgb(19,20,87));
border-right: 2px solid qlineargradient(x1:0, y1:0, x2:0, y2:1,stop:0 rgb(187,188,247) , stop:1 rgb(19,20,87));
border-bottom:2px solid  rgb(19,20,87);
font:16px &quot;微软雅黑&quot; ;
color: rgb(255, 255, 255);</string>
   </property>
   <property name="text">
    <string>--</string>
   </property>
   <property name="alignment">
    <set>Qt::AlignCenter</set>
   </property>
  </widget>
  <widget class="QLabel" name="line4_1">
   <property name="geometry">
    <rect>
     <x>239</x>
     <y>320</y>
     <width>182</width>
     <height>41</height>
    </rect>
   </property>
   <property name="styleSheet">
    <string notr="true">border-top:2px solid rgb(187,188,247);
background-color: rgb(0, 0, 50);
border-left: 2px solid qlineargradient(x1:0, y1:0, x2:0, y2:1,stop:0 rgb(187,188,247) , stop:1 rgb(19,20,87));
border-right: 2px solid qlineargradient(x1:0, y1:0, x2:0, y2:1,stop:0 rgb(187,188,247) , stop:1 rgb(19,20,87));
border-bottom:2px solid  rgb(19,20,87);
font:16px &quot;微软雅黑&quot; ;
color: rgb(255, 255, 255);</string>
   </property>
   <property name="text">
    <string>--</string>
   </property>
   <property name="alignment">
    <set>Qt::AlignCenter</set>
   </property>
  </widget>
  <widget class="QPushButton" name="BTN8">
   <property name="geometry">
    <rect>
     <x>724</x>
     <y>620</y>
     <width>100</width>
     <height>80</height>
    </rect>
   </property>
   <property name="focusPolicy">
    <enum>Qt::NoFocus</enum>
   </property>
   <property name="styleSheet">
    <string notr="true">	font: 20px, &quot;微软雅黑&quot;;
    color: black;
	transparent;background:qlineargradient(spread:pad,x1:0,y1:0,x2:0,y2:1,stop:0 rgba(170,170,170,255),stop:1 rgba(150,150,150,255));
</string>
   </property>
   <property name="text">
    <string/>
   </property>
  </widget>
  <widget class="QPushButton" name="BTN2">
   <property name="geometry">
    <rect>
     <x>112</x>
     <y>620</y>
     <width>100</width>
     <height>80</height>
    </rect>
   </property>
   <property name="focusPolicy">
    <enum>Qt::NoFocus</enum>
   </property>
   <property name="styleSheet">
    <string notr="true">font: 20px, &quot;微软雅黑&quot;;color: black;transparent;background:qlineargradient(spread:pad,x1:0,y1:0,x2:0,y2:1,stop:0 rgba(170,170,170,255),stop:1 rgba(150,150,150,255));</string>
   </property>
   <property name="text">
    <string/>
   </property>
  </widget>
  <widget class="QLabel" name="line4_2">
   <property name="geometry">
    <rect>
     <x>420</x>
     <y>320</y>
     <width>181</width>
     <height>41</height>
    </rect>
   </property>
   <property name="styleSheet">
    <string notr="true">border-top:2px solid rgb(187,188,247);
background-color: rgb(0, 0, 50);
border-left: 2px solid qlineargradient(x1:0, y1:0, x2:0, y2:1,stop:0 rgb(187,188,247) , stop:1 rgb(19,20,87));
border-right: 2px solid qlineargradient(x1:0, y1:0, x2:0, y2:1,stop:0 rgb(187,188,247) , stop:1 rgb(19,20,87));
border-bottom:2px solid  rgb(19,20,87);
font:16px &quot;微软雅黑&quot; ;
color: rgb(255, 255, 255);</string>
   </property>
   <property name="text">
    <string>--</string>
   </property>
   <property name="alignment">
    <set>Qt::AlignCenter</set>
   </property>
  </widget>
  <widget class="QLabel" name="line5_name">
   <property name="geometry">
    <rect>
     <x>50</x>
     <y>370</y>
     <width>191</width>
     <height>41</height>
    </rect>
   </property>
   <property name="styleSheet">
    <string notr="true">border-top:2px solid rgb(187,188,247);
background-color: rgb(0, 0, 50);
border-left: 2px solid qlineargradient(x1:0, y1:0, x2:0, y2:1,stop:0 rgb(187,188,247) , stop:1 rgb(19,20,87));
border-right: 2px solid qlineargradient(x1:0, y1:0, x2:0, y2:1,stop:0 rgb(187,188,247) , stop:1 rgb(19,20,87));
border-bottom:2px solid  rgb(19,20,87);
font:16px &quot;微软雅黑&quot; ;
color: rgb(255, 255, 255);</string>
   </property>
   <property name="text">
    <string>--</string>
   </property>
   <property name="alignment">
    <set>Qt::AlignCenter</set>
   </property>
  </widget>
  <widget class="QLabel" name="line5_4">
   <property name="geometry">
    <rect>
     <x>780</x>
     <y>370</y>
     <width>181</width>
     <height>41</height>
    </rect>
   </property>
   <property name="styleSheet">
    <string notr="true">border-top:2px solid rgb(187,188,247);
background-color: rgb(0, 0, 50);
border-left: 2px solid qlineargradient(x1:0, y1:0, x2:0, y2:1,stop:0 rgb(187,188,247) , stop:1 rgb(19,20,87));
border-right: 2px solid qlineargradient(x1:0, y1:0, x2:0, y2:1,stop:0 rgb(187,188,247) , stop:1 rgb(19,20,87));
border-bottom:2px solid  rgb(19,20,87);
font:16px &quot;微软雅黑&quot; ;
color: rgb(255, 255, 255);</string>
   </property>
   <property name="text">
    <string>--</string>
   </property>
   <property name="alignment">
    <set>Qt::AlignCenter</set>
   </property>
  </widget>
  <widget class="QLabel" name="line3_4">
   <property name="geometry">
    <rect>
     <x>780</x>
     <y>270</y>
     <width>181</width>
     <height>41</height>
    </rect>
   </property>
   <property name="styleSheet">
    <string notr="true">border-top:2px solid rgb(187,188,247);
background-color: rgb(0, 0, 50);
border-left: 2px solid qlineargradient(x1:0, y1:0, x2:0, y2:1,stop:0 rgb(187,188,247) , stop:1 rgb(19,20,87));
border-right: 2px solid qlineargradient(x1:0, y1:0, x2:0, y2:1,stop:0 rgb(187,188,247) , stop:1 rgb(19,20,87));
border-bottom:2px solid  rgb(19,20,87);
font:16px &quot;微软雅黑&quot; ;
color: rgb(255, 255, 255);</string>
   </property>
   <property name="text">
    <string>--</string>
   </property>
   <property name="alignment">
    <set>Qt::AlignCenter</set>
   </property>
  </widget>
  <widget class="QPushButton" name="BTN5">
   <property name="geometry">
    <rect>
     <x>418</x>
     <y>620</y>
     <width>100</width>
     <height>80</height>
    </rect>
   </property>
   <property name="focusPolicy">
    <enum>Qt::NoFocus</enum>
   </property>
   <property name="styleSheet">
    <string notr="true">	font: 20px, &quot;微软雅黑&quot;;
    color: black;
	transparent;background:qlineargradient(spread:pad,x1:0,y1:0,x2:0,y2:1,stop:0 rgba(170,170,170,255),stop:1 rgba(150,150,150,255));
</string>
   </property>
   <property name="text">
    <string/>
   </property>
  </widget>
  <widget class="QLabel" name="LBLM1">
   <property name="geometry">
    <rect>
     <x>600</x>
     <y>110</y>
     <width>181</width>
     <height>51</height>
    </rect>
   </property>
   <property name="styleSheet">
    <string notr="true">background-color:rgb(170,170,170);
border:1px solid black;
font:20px &quot;微软雅黑&quot;;</string>
   </property>
   <property name="text">
    <string>MP2车</string>
   </property>
   <property name="alignment">
    <set>Qt::AlignCenter</set>
   </property>
  </widget>
  <widget class="QPushButton" name="BTN1">
   <property name="geometry">
    <rect>
     <x>10</x>
     <y>620</y>
     <width>100</width>
     <height>80</height>
    </rect>
   </property>
   <property name="focusPolicy">
    <enum>Qt::NoFocus</enum>
   </property>
   <property name="styleSheet">
    <string notr="true">font: 20px, &quot;微软雅黑&quot;;color: black;transparent;background:qlineargradient(spread:pad,x1:0,y1:0,x2:0,y2:1,stop:0 rgba(170,170,170,255),stop:1 rgba(150,150,150,255));</string>
   </property>
   <property name="text">
    <string>返回</string>
   </property>
  </widget>
  <widget class="QLabel" name="line2_3">
   <property name="geometry">
    <rect>
     <x>600</x>
     <y>220</y>
     <width>181</width>
     <height>41</height>
    </rect>
   </property>
   <property name="styleSheet">
    <string notr="true">border-top:2px solid rgb(187,188,247);
background-color: rgb(0, 0, 50);
border-left: 2px solid qlineargradient(x1:0, y1:0, x2:0, y2:1,stop:0 rgb(187,188,247) , stop:1 rgb(19,20,87));
border-right: 2px solid qlineargradient(x1:0, y1:0, x2:0, y2:1,stop:0 rgb(187,188,247) , stop:1 rgb(19,20,87));
border-bottom:2px solid  rgb(19,20,87);
font:16px &quot;微软雅黑&quot; ;
color: rgb(255, 255, 255);</string>
   </property>
   <property name="text">
    <string>--</string>
   </property>
   <property name="alignment">
    <set>Qt::AlignCenter</set>
   </property>
  </widget>
 </widget>
 <resources/>
 <connections/>
</ui>
